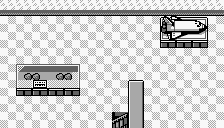

A 2D game scene composited from a Tiled map and its tileset images. What follows is a short description and the map's XML, with each tile layer's data collapsed to a summary:
An orthogonal 14x8 tile map with 16x16 px tiles, 4 tile layers (Base, Shadow, Collision, Overhang).

<map version="1.2" tiledversion="1.2.4" orientation="orthogonal" renderorder="right-down" width="14" height="8" tilewidth="16" tileheight="16" infinite="0" backgroundcolor="#181010" nextlayerid="5" nextobjectid="1">
 <properties>
  <property name="BorderCollide" type="bool" value="true" />
 </properties>
 <tileset firstgid="1" source="../../tilesets/Lab.tsx" />
 <layer id="1" name="Base" width="14" height="8">
  <data>[112 cells, 112 non-empty, 2 distinct tile ids]</data>
 </layer>
 <layer id="2" name="Shadow" width="14" height="8">
  <data>[112 cells, 0 non-empty, 0 distinct tile ids]</data>
 </layer>
 <layer id="3" name="Collision" width="14" height="8">
  <data>[112 cells, 31 non-empty, 17 distinct tile ids]</data>
 </layer>
 <layer id="4" name="Overhang" width="14" height="8">
  <data>[112 cells, 0 non-empty, 0 distinct tile ids]</data>
 </layer>
</map>